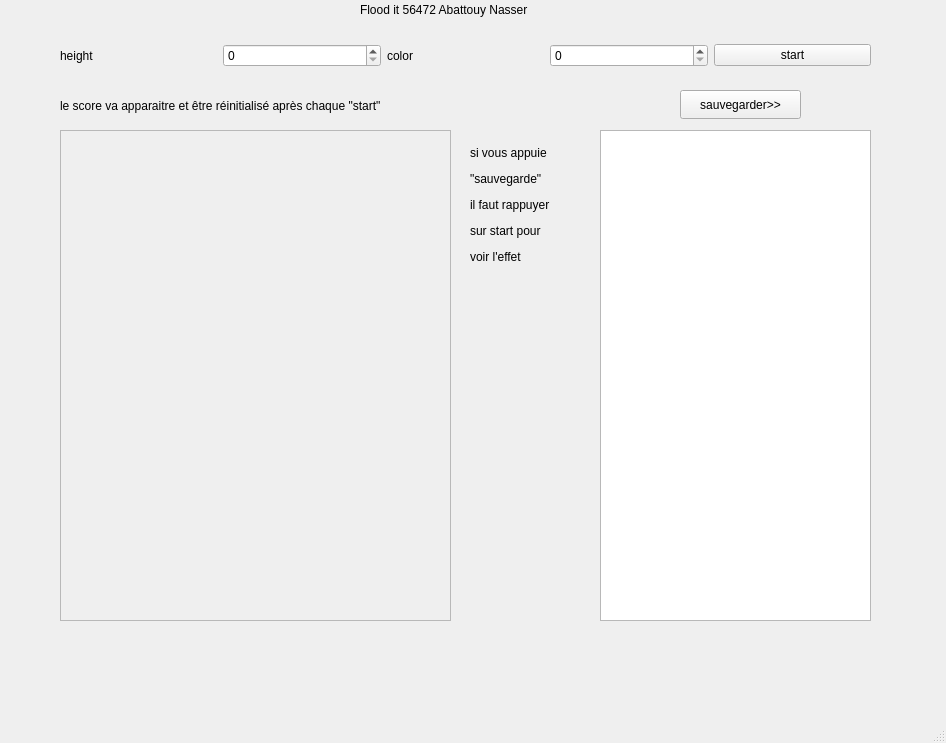
<?xml version="1.0" encoding="UTF-8"?>
<ui version="4.0">
 <class>MainWindow</class>
 <widget class="QMainWindow" name="MainWindow">
  <property name="geometry">
   <rect>
    <x>0</x>
    <y>0</y>
    <width>946</width>
    <height>743</height>
   </rect>
  </property>
  <property name="windowTitle">
   <string>MainWindow</string>
  </property>
  <widget class="QWidget" name="centralwidget">
   <widget class="QWidget" name="verticalLayoutWidget">
    <property name="geometry">
     <rect>
      <x>60</x>
      <y>30</y>
      <width>811</width>
      <height>51</height>
     </rect>
    </property>
    <layout class="QVBoxLayout" name="verticalLayout_4">
     <item>
      <layout class="QHBoxLayout" name="horizontalLayout_3">
       <item>
        <widget class="QLabel" name="label">
         <property name="text">
          <string>height</string>
         </property>
        </widget>
       </item>
       <item>
        <widget class="QSpinBox" name="size"/>
       </item>
       <item>
        <widget class="QLabel" name="label_2">
         <property name="text">
          <string>color</string>
         </property>
        </widget>
       </item>
       <item>
        <widget class="QSpinBox" name="color"/>
       </item>
       <item>
        <widget class="QPushButton" name="demarrage">
         <property name="text">
          <string>start</string>
         </property>
        </widget>
       </item>
      </layout>
     </item>
    </layout>
   </widget>
   <widget class="QFrame" name="frame">
    <property name="geometry">
     <rect>
      <x>60</x>
      <y>130</y>
      <width>391</width>
      <height>491</height>
     </rect>
    </property>
    <property name="frameShape">
     <enum>QFrame::StyledPanel</enum>
    </property>
    <property name="frameShadow">
     <enum>QFrame::Raised</enum>
    </property>
   </widget>
   <widget class="QLabel" name="progres">
    <property name="geometry">
     <rect>
      <x>60</x>
      <y>90</y>
      <width>431</width>
      <height>31</height>
     </rect>
    </property>
    <property name="text">
     <string>le score va apparaitre et être réinitialisé après chaque &quot;start&quot;</string>
    </property>
   </widget>
   <widget class="QListWidget" name="listWidget">
    <property name="geometry">
     <rect>
      <x>600</x>
      <y>130</y>
      <width>271</width>
      <height>491</height>
     </rect>
    </property>
   </widget>
   <widget class="QPushButton" name="save">
    <property name="geometry">
     <rect>
      <x>680</x>
      <y>90</y>
      <width>121</width>
      <height>29</height>
     </rect>
    </property>
    <property name="text">
     <string>sauvegarder&gt;&gt;</string>
    </property>
   </widget>
   <widget class="QLabel" name="label_3">
    <property name="geometry">
     <rect>
      <x>360</x>
      <y>0</y>
      <width>211</width>
      <height>20</height>
     </rect>
    </property>
    <property name="text">
     <string>Flood it 56472 Abattouy Nasser</string>
    </property>
   </widget>
   <widget class="QLabel" name="label_4">
    <property name="geometry">
     <rect>
      <x>470</x>
      <y>120</y>
      <width>111</width>
      <height>171</height>
     </rect>
    </property>
    <property name="text">
     <string>&lt;html&gt;&lt;head/&gt;&lt;body&gt;&lt;p&gt;si vous appuie &lt;/p&gt;&lt;p&gt;&amp;quot;sauvegarde&amp;quot;&lt;/p&gt;&lt;p&gt;il faut rappuyer &lt;/p&gt;&lt;p&gt;sur start pour &lt;/p&gt;&lt;p&gt;voir l'effet&lt;/p&gt;&lt;/body&gt;&lt;/html&gt;</string>
    </property>
   </widget>
  </widget>
  <widget class="QMenuBar" name="menubar">
   <property name="geometry">
    <rect>
     <x>0</x>
     <y>0</y>
     <width>946</width>
     <height>25</height>
    </rect>
   </property>
  </widget>
  <widget class="QStatusBar" name="statusbar"/>
 </widget>
 <resources/>
 <connections/>
</ui>
